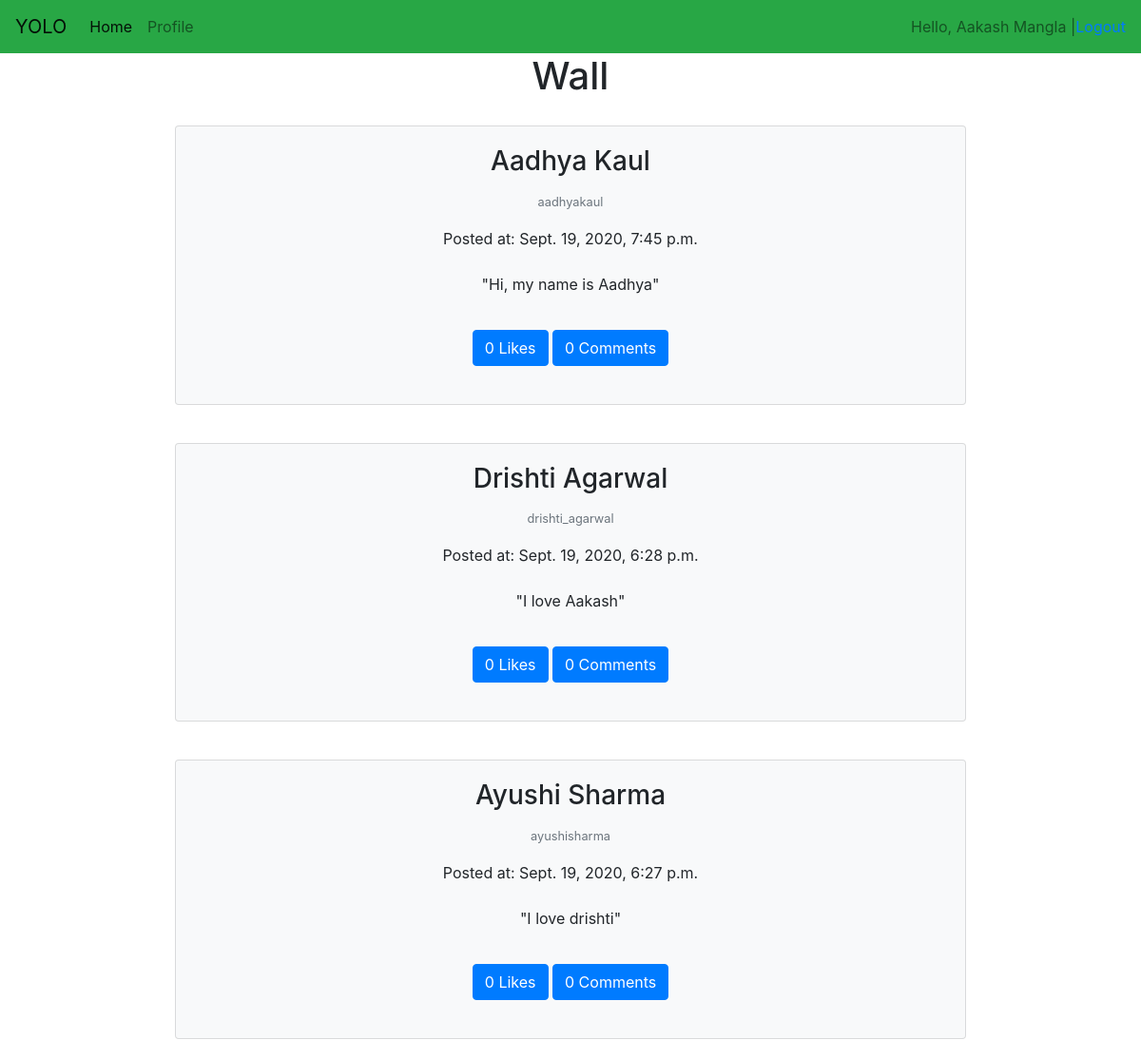
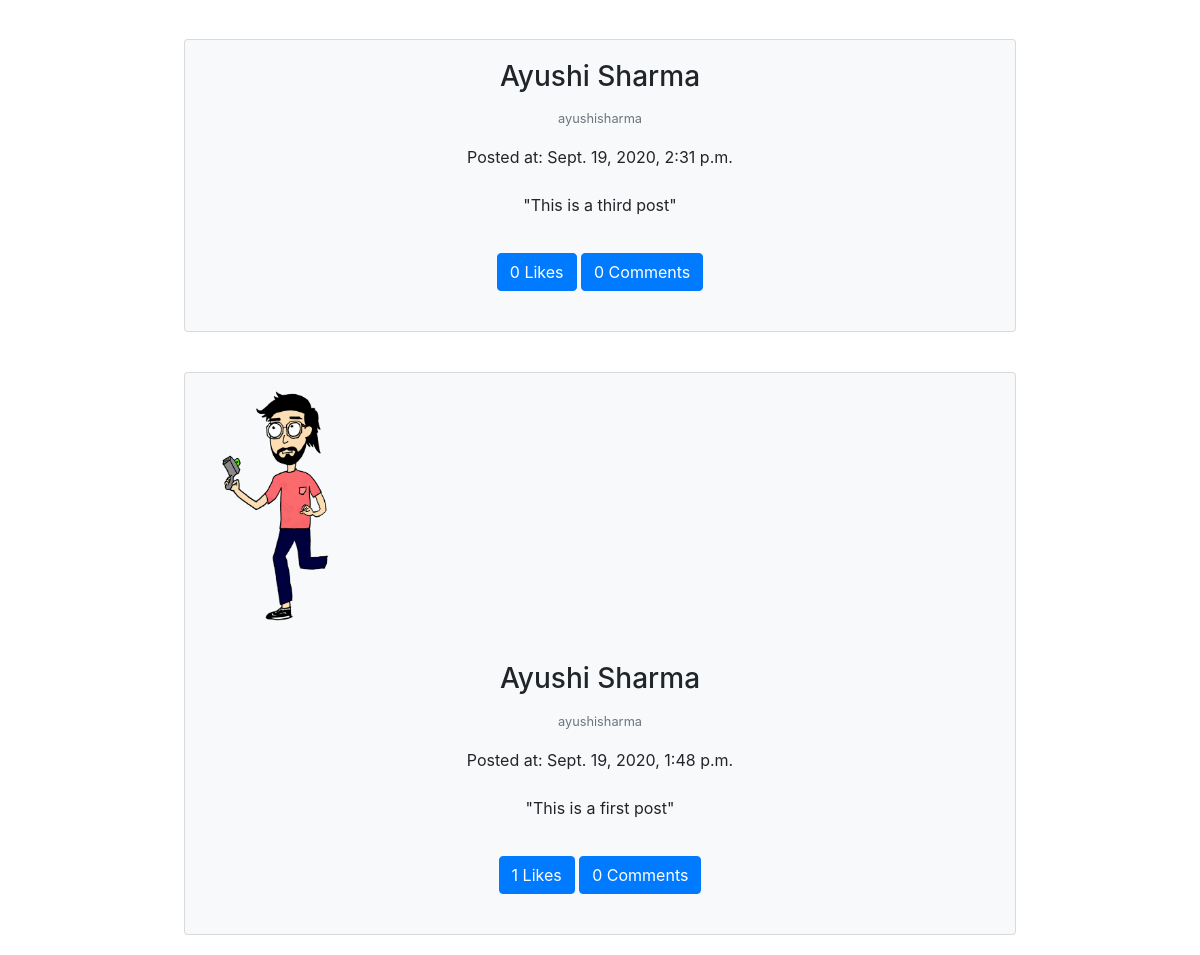
Screenshot of / (signed in) with the database file from the repository (2 pictures, top to bottom).
### social/models.py (models this page shows, shortened)
class Post(models.Model):
    user = models.ForeignKey(User, on_delete = models.CASCADE)
    created_at = models.DateTimeField(auto_now = True)
    content = models.TextField()
    image = models.ImageField(blank = True)

### social/views.py (the view)
# urls.py: path('', views.Wall.as_view()),
class Wall(LoginRequiredMixin, ListView):
    context_object_name = 'posts'
    template_name =  'social/wall.html'
    login_url = 'auth/login'
    def get_queryset(self):
        friendIds = [friend.person2.id for friend in models.Friends.objects.filter(person1 = self.request.user)]
        friendIds += [friend.person1.id for friend in models.Friends.objects.filter(person2 = self.request.user)]
        return models.Post.objects.filter(user__in = friendIds).order_by('-created_at')

### templates/social/wall.html
{% extends 'base.html' %}
{% block content %}
<div class="container text-center" style="display: flex; flex-direction: column; align-items: center;">
    <h1>Wall</h1>
    {% for post in posts %}
        {% include 'social/components/post.html' %}
    {% endfor %}
</div>
{% endblock %}

### templates/base.html (shortened to what this page needs)
<!DOCTYPE html>
<html lang="en">
<head>
    <link rel="stylesheet" href="https://stackpath.bootstrapcdn.com/bootstrap/4.5.2/css/bootstrap.min.css">
</head>
    <body>
        <nav class="navbar navbar-expand-lg navbar-light bg-success">
            <a class="navbar-brand" href="/">YOLO</a>
            <div class="collapse navbar-collapse" id="navbarText">
              <ul class="navbar-nav mr-auto">
                {% if user.is_authenticated %}
                <li class="nav-item active">
                  <a class="nav-link" href="/home">Home <span class="sr-only">(current)</span></a>
                </li>
                <li class="nav-item">
                  <a class="nav-link" href="/profile">Profile</a>
                </li>
                {% endif %}
              </ul>
              {% if user.is_authenticated %}
              <span class="navbar-text">
                Hello, {{ user.first_name }} {{ user.last_name }} |
              </span>
              <a href="/auth/logout">Logout</a>
              {% else %}
              <a href="/auth/signup">Sign Up |</a>
              <a href="/auth/login">Login</a>
              {% endif %}
            </div>
          </nav>
        {% block content %} {% endblock %}
    </body>
</html>

### templates/social/components/post.html (shortened to what this page needs)
<div class="card text-black bg-light w-75" style="margin: 20px;">
    {% if post.image %}
        <img src="/media/{{ post.image }}" class="card-img-top" style="width: 25%;" alt="...">
    {% endif %}
    <div class="card-body">
      <h3 class="card-title">{{ post.user.first_name }} {{ post.user.last_name }}</h3>
      <p class="card-text"><small class="text-muted">{{post.user}}</small></p>
      <span>Posted at: {{ post.created_at }}</span>
      <br><br>
      <p class="card-text">"{{ post.content }}"</p>
      <div class="card-body">
        <button onclick="likePost({{post.id}})" class="btn btn-primary">{{post.likes.count}} Likes</button>
        <button type="button" class="btn btn-primary" data-toggle="modal" data-target="#postModal{{post.id}}">
            {{post.comments.count}} Comments  </button>
      </div>
    </div>
  </div>

### rows the page displays
Post: user.first_name "Aadhya", user.last_name "Kaul", user "aadhyakaul", created_at "Sept. 19, 2020, 7:45 p.m.", content "Hi, my name is Aadhya", likes.count "0", comments.count "0"
Post: user.first_name "Drishti", user.last_name "Agarwal", user "drishti_agarwal", created_at "Sept. 19, 2020, 6:28 p.m.", content "I love Aakash", likes.count "0", comments.count "0"
Post: user.first_name "Ayushi", user.last_name "Sharma", user "ayushisharma", created_at "Sept. 19, 2020, 6:27 p.m.", content "I love drishti", likes.count "0", comments.count "0"
Post: user.first_name "Ayushi", user.last_name "Sharma", user "ayushisharma", created_at "Sept. 19, 2020, 2:31 p.m.", content "This is a third post", likes.count "0", comments.count "0"
Post: image (picture), user.first_name "Ayushi", user.last_name "Sharma", user "ayushisharma", created_at "Sept. 19, 2020, 1:48 p.m.", content "This is a first post", likes.count "1", comments.count "0"

### other values shown
{{ user.first_name }} "Aakash"
{{ user.last_name }} "Mangla"
